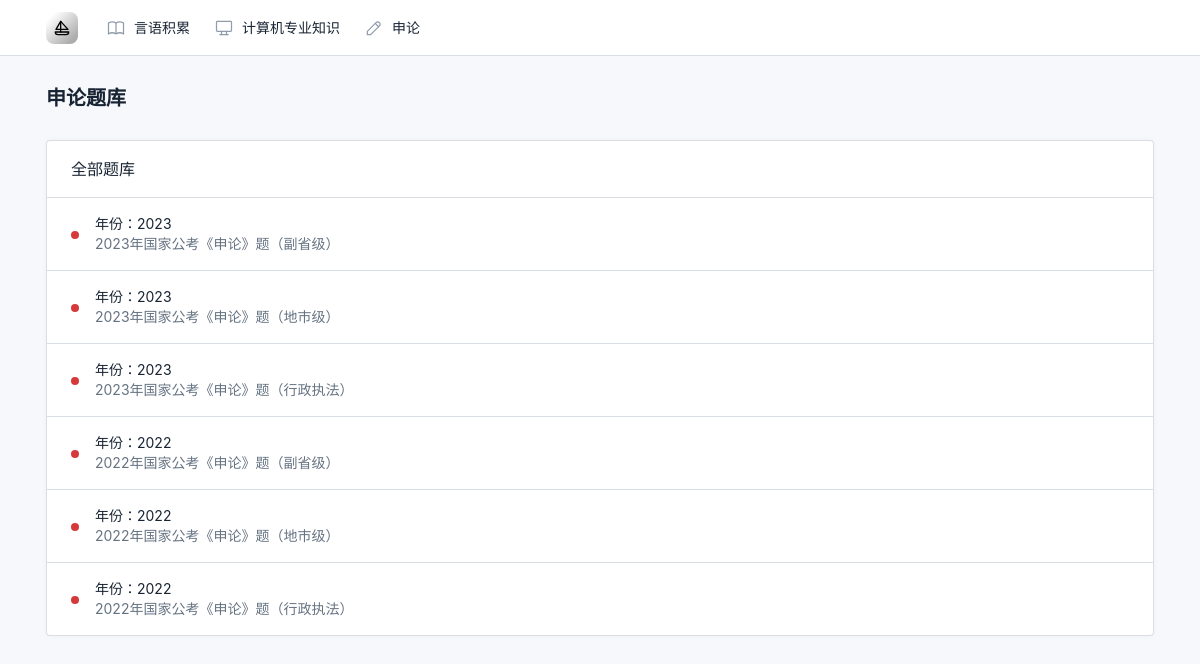
/argumentation/list, run on the app's committed database.
### argumentation/models.py (models this page shows, shortened)
class Exam(models.Model):
    name = models.CharField(max_length=100, unique=True)
    year = models.IntegerField()
    def is_complete(self):
        reads = self.reading_set.all()
        status = -1
        flag = True
        for read in reads:
            if read.has_answer():
                status = 0
            else:
                flag = False
        if flag:
            return -1
        return status

### argumentation/views.py (the view)
# urls.py: path('list', views.display_all_exams, name='argumentation'),
def display_all_exams(request):
    exams = Exam.objects.all()
    context = {'exams': exams}
    return render(request, 'argumentation/argumentation.html', context)

### argumentation/models.py (called while the page is built)
    def has_answer(self):
        ans = self.answer_set.all()
        return len(ans) > 0

### templates/argumentation/argumentation.html (shortened to what this page needs)
{% load static %}
<!DOCTYPE html>
<html lang="en">
<head>
    <link href="{% static 'css/tabler.min.css' %}" rel="stylesheet"/>
    <link href="{% static 'css/tabler-flags.min.css' %}" rel="stylesheet"/>
    <link href="{% static 'css/tabler-payments.min.css' %}" rel="stylesheet"/>
    <link href="{% static 'css/tabler-vendors.min.css' %}" rel="stylesheet"/>
</head>
<body>
{% include 'header.html' %}
<div class="page-wrapper">
    <div class="page-header d-print-none">
        <div class="container-xl">
            <div class="row g-2 align-items-center">
                <div class="col">
                    <h2 class="page-title">
                        申论题库
                    </h2>
                </div>
            </div>
        </div>
    </div>
    <div class="page-body">
        <div class="container-xl">
            <div class="row row-cards">
                <div class="col-12">
                    <div class="card">
                        <div class="card-header">
                            <h3 class="card-title">全部题库</h3>
                        </div>
                        <div class="list-group list-group-flush list-group-hoverable">
                            {% for exam in exams %}
                                <div class="list-group-item">
                                    <div class="row align-items-center">
                                        {% if exam.is_complete == 1 %}
                                            <div class="col-auto"><span class="badge bg-green"></span></div>
                                        {% elif exam.is_complete == 0 %}
                                            <div class="col-auto"><span class="badge bg-yellow"></span></div>
                                        {% else %}
                                            <div class="col-auto"><span class="badge bg-red"></span></div>
                                        {% endif %}
                                        <div class="col text-truncate">
                                            <a href="/argumentation/exam/{{ exam.id }}"
                                               class="text-reset d-block">年份：{{ exam.year }}</a>
                                            <div class="d-block text-muted text-truncate mt-n1">{{ exam.name }}</div>
                                        </div>
                                    </div>
                                </div>
                            {% endfor %}
                        </div>
                    </div>
                </div>
            </div>
        </div>
    </div>
</div>
</body>
</html>

### data on the page
Exam: year "2023", name "2023年国家公考《申论》题（副省级）"
Exam: year "2023", name "2023年国家公考《申论》题（地市级）"
Exam: year "2023", name "2023年国家公考《申论》题（行政执法）"
Exam: year "2022", name "2022年国家公考《申论》题（副省级）"
Exam: year "2022", name "2022年国家公考《申论》题（地市级）"
Exam: year "2022", name "2022年国家公考《申论》题（行政执法）"
